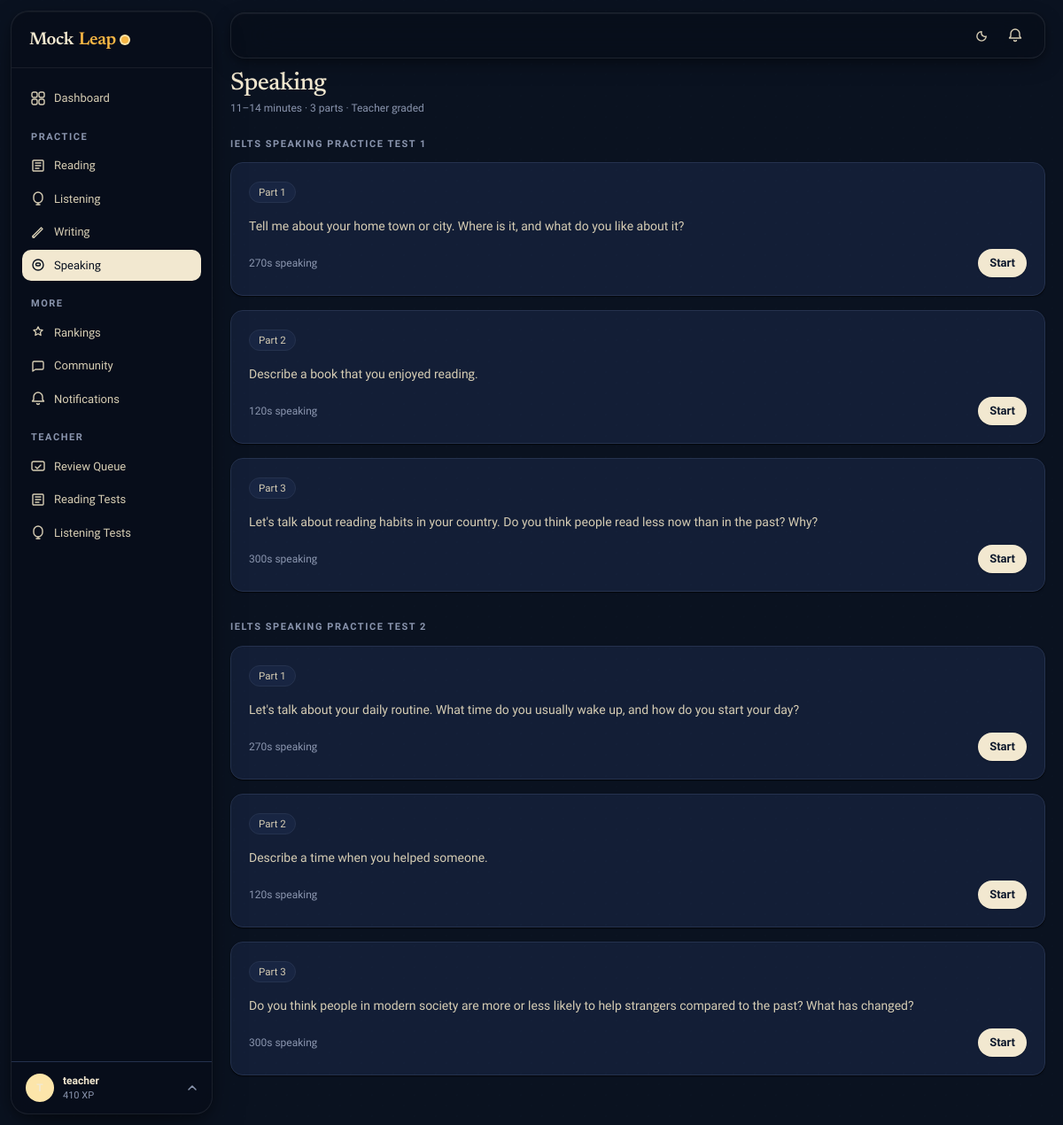
The page /speaking/ (signed in) on the database its author committed.
### apps/accounts/models.py (models this page shows, shortened)
class User(AbstractUser):
    ROLE_STUDENT = 'student'
    ROLE_TEACHER = 'teacher'
    ROLE_ADMIN = 'admin'
    ROLE_CHOICES = [
        (ROLE_STUDENT, 'Student'),
        (ROLE_TEACHER, 'Teacher'),
        (ROLE_ADMIN, 'Admin'),
    ]
    email = models.EmailField(unique=True)
    role = models.CharField(max_length=10, choices=ROLE_CHOICES, default=ROLE_STUDENT)
    avatar = models.ImageField(upload_to='avatars/', null=True, blank=True)
    bio = models.TextField(blank=True)
    target_band = models.DecimalField(max_digits=3, decimal_places=1, null=True, blank=True)
    test_date = models.DateField(null=True, blank=True)
    country = models.CharField(max_length=100, blank=True)
    timezone = models.CharField(max_length=50, default='UTC')
    dark_mode = models.BooleanField(default=False)
    email_notifications = models.BooleanField(default=True)
    xp = models.PositiveIntegerField(default=0)
    streak_days = models.PositiveIntegerField(default=0)
    last_active = models.DateField(null=True, blank=True)
    created_at = models.DateTimeField(auto_now_add=True)
    USERNAME_FIELD = 'email'
    REQUIRED_FIELDS = ['username']
    class Meta:
        verbose_name = 'User'
        verbose_name_plural = 'Users'

### apps/speaking/models.py (models this page shows, shortened)
class SpeakingTest(models.Model):
    title = models.CharField(max_length=200)
    is_published = models.BooleanField(default=False)
    created_at = models.DateTimeField(auto_now_add=True)

class SpeakingPart(models.Model):
    PART1 = 'part1'
    PART2 = 'part2'
    PART3 = 'part3'
    PART_CHOICES = [(PART1, 'Part 1'), (PART2, 'Part 2'), (PART3, 'Part 3')]
    test = models.ForeignKey(SpeakingTest, on_delete=models.CASCADE, related_name='parts')
    part_type = models.CharField(max_length=5, choices=PART_CHOICES)
    order = models.PositiveSmallIntegerField(default=1)
    prompt = models.TextField()
    prep_time_seconds = models.PositiveSmallIntegerField(default=60)
    speak_time_seconds = models.PositiveSmallIntegerField(default=120)
    cue_card_points = models.TextField(blank=True)
    class Meta:
        ordering = ['order']

### apps/speaking/views.py (the view)
# urls.py: path('', views.test_list, name='list'),
@login_required
def test_list(request):
    tests = SpeakingTest.objects.filter(is_published=True).prefetch_related('parts')
    submissions = SpeakingSubmission.objects.filter(user=request.user).select_related('part__test')
    return render(request, 'speaking/list.html', {'tests': tests, 'submissions': submissions})

### apps/core/context_processors.py (called while the page is built)
def site_context(request):
    ctx = {
        'brand': getattr(settings, 'MOCKLEAP_BRAND', 'MockLeap'),
        'dark_mode': getattr(request.user, 'dark_mode', False) if request.user.is_authenticated else False,
        'unread_count': 0,
    }
    if request.user.is_authenticated:
        try:
            from apps.notifications.models import Notification
            ctx['unread_count'] = Notification.objects.filter(user=request.user, is_read=False).count()
        except Exception:
            pass
    return ctx

### templates/speaking/list.html (shortened to what this page needs)
{% extends "layouts/app.html" %}
{% block content %}
<div class="flex items-center justify-between mb-6">
  <div>
    <h1 class="h-display" style="font-size:28px;">Speaking</h1>
    <p class="t-meta mt-1">11–14 minutes · 3 parts · Teacher graded</p>
  </div>
</div>
{% if tests %}
  {% for test in tests %}
  <div class="mb-8">
    <div class="t-eyebrow mb-3">{{ test.title }}</div>
    <div class="grid grid-cols-1 md:grid-cols-3 gap-4">
      {% for part in test.parts.all %}
      <div class="ml-card p-5 flex flex-col gap-4">
        <div>
          <span class="ml-chip mb-2">{{ part.get_part_type_display }}</span>
          <p class="t-body text-sm mt-2 line-clamp-3">{{ part.prompt|truncatechars:120 }}</p>
        </div>
        <div class="flex items-center gap-3 mt-auto">
          <span class="t-meta text-xs">{{ part.speak_time_seconds|floatformat:0 }}s speaking</span>
          <a href="{% url 'speaking:exam' part.pk %}" class="ml-btn ml-btn-primary ml-btn-sm" style="margin-left:auto;">Start</a>
        </div>
      </div>
      {% endfor %}
    </div>
  </div>
  {% endfor %}
{% else %}
<div class="py-20 text-center">
  <div class="text-4xl mb-4">🎤</div>
  <h3 class="h-display" style="font-size:24px;">No tests yet</h3>
  <p class="t-body mt-2">Speaking tests will appear here once published.</p>
</div>
{% endif %}
{% endblock %}

### templates/components/sidebar.html (shortened to what this page needs)
{% load static %}
<aside id="sidebar" class="fixed z-30 w-60 flex flex-col -translate-x-full md:translate-x-0 transition-transform duration-300"
       style="top:12px;bottom:12px;left:12px;width:228px;border-radius:20px;
              background:rgba(250,246,236,0.90);
              backdrop-filter:blur(28px) saturate(180%);
              -webkit-backdrop-filter:blur(28px) saturate(180%);
              border:1px solid rgba(255,255,255,0.72);
              box-shadow:0 1px 0 rgba(255,255,255,.85) inset,
                         0 4px 12px rgba(14,27,46,.06),
                         0 20px 48px -12px rgba(14,27,46,.14);
              overflow:hidden;">
  <div class="h-16 flex items-center px-5 border-b flex-shrink-0" style="border-color:var(--border);">
    {% include "components/brand.html" %}
  </div>
  <nav class="flex-1 overflow-y-auto py-4 px-3 space-y-0.5" role="navigation" aria-label="Sidebar navigation">
    <a href="{% url 'dashboard:home' %}" class="nav-item {% if request.resolver_match.app_name == 'dashboard' %}active{% endif %}">
      Dashboard
    </a>
    <p class="t-eyebrow px-2.5 pt-4 pb-1">Practice</p>
    <a href="{% url 'reading:list' %}" class="nav-item {% if request.resolver_match.app_name == 'reading' %}active{% endif %}">
      <svg width="16" height="16" viewBox="0 0 16 16" fill="none"><path d="M3 2h10a1 1 0 011 1v10a1 1 0 01-1 1H3a1 1 0 01-1-1V3a1 1 0 011-1z" stroke="currentColor" stroke-width="1.4"/><path d="M5 5h6M5 8h6M5 11h4" stroke="currentColor" stroke-width="1.4" stroke-linecap="round"/></svg>
      Reading
    </a>
    <a href="{% url 'listening:list' %}" class="nav-item {% if request.resolver_match.app_name == 'listening' %}active{% endif %}">
      <svg width="16" height="16" viewBox="0 0 16 16" fill="none"><path d="M8 1a5 5 0 015 5v2a5 5 0 01-10 0V6a5 5 0 015-5z" stroke="currentColor" stroke-width="1.4"/><path d="M8 13v2M6 15h4" stroke="currentColor" stroke-width="1.4" stroke-linecap="round"/></svg>
      Listening
    </a>
    <a href="{% url 'writing:list' %}" class="nav-item {% if request.resolver_match.app_name == 'writing' %}active{% endif %}">
      <svg width="16" height="16" viewBox="0 0 16 16" fill="none"><path d="M2 12.5L3.5 14 13 4.5 11.5 3 2 12.5z" stroke="currentColor" stroke-width="1.4" stroke-linejoin="round"/><path d="M2 12.5V14h1.5" stroke="currentColor" stroke-width="1.4" stroke-linecap="round" stroke-linejoin="round"/></svg>
      Writing
    </a>
    <a href="{% url 'speaking:list' %}" class="nav-item {% if request.resolver_match.app_name == 'speaking' %}active{% endif %}">
      <svg width="16" height="16" viewBox="0 0 16 16" fill="none"><circle cx="8" cy="8" r="6" stroke="currentColor" stroke-width="1.4"/><path d="M5.5 7.5c0-.828.672-1.5 1.5-1.5h2a1.5 1.5 0 010 3H7A1.5 1.5 0 015.5 7.5z" stroke="currentColor" stroke-width="1.4"/></svg>
      Speaking
    </a>
    <p class="t-eyebrow px-2.5 pt-4 pb-1">More</p>
    <a href="{% url 'rankings:leaderboard' %}" class="nav-item {% if request.resolver_match.app_name == 'rankings' %}active{% endif %}">
      <svg width="16" height="16" viewBox="0 0 16 16" fill="none"><path d="M8 2l1.545 3.13L13 5.635l-2.5 2.435.59 3.44L8 9.763l-3.09 1.746.59-3.44L3 5.636l3.455-.506L8 2z" stroke="currentColor" stroke-width="1.4" stroke-linejoin="round"/></svg>
      Rankings
    </a>
    <a href="{% url 'community:rooms' %}" class="nav-item {% if request.resolver_match.app_name == 'community' %}active{% endif %}">
      <svg width="16" height="16" viewBox="0 0 16 16" fill="none"><path d="M14 10.5c0 .828-.672 1.5-1.5 1.5H5l-3 2V4.5C2 3.672 2.672 3 3.5 3h9c.828 0 1.5.672 1.5 1.5v6z" stroke="currentColor" stroke-width="1.4" stroke-linejoin="round"/></svg>
      Community
    </a>
    <a href="{% url 'notifications:list' %}" class="nav-item {% if request.resolver_match.app_name == 'notifications' %}active{% endif %}">
      <svg width="16" height="16" viewBox="0 0 16 16" fill="none"><path d="M8 1a5 5 0 00-5 5v3l-1.5 2h13L13 9V6a5 5 0 00-5-5zM6.5 13a1.5 1.5 0 003 0" stroke="currentColor" stroke-width="1.4" stroke-linejoin="round"/></svg>
      Notifications
    </a>
    {% if user.role == 'teacher' or user.is_staff or user.is_superuser %}
    <p class="t-eyebrow px-2.5 pt-4 pb-1">Teacher</p>
    <a href="{% url 'teachers:dashboard' %}" class="nav-item {% if request.resolver_match.url_name == 'dashboard' and request.resolver_match.app_name == 'teachers' %}active{% endif %}">
      <svg width="16" height="16" viewBox="0 0 16 16" fill="none"><rect x="1" y="3" width="14" height="10" rx="2" stroke="currentColor" stroke-width="1.4"/><path d="M5 9l2 2 4-4" stroke="currentColor" stroke-width="1.4" stroke-linecap="round" stroke-linejoin="round"/></svg>
      Review Queue
    </a>
    <a href="{% url 'teachers:reading_tests' %}" class="nav-item {% if request.resolver_match.app_name == 'teachers' and 'reading' in request.resolver_match.url_name %}active{% endif %}">
      <svg width="16" height="16" viewBox="0 0 16 16" fill="none"><path d="M3 2h10a1 1 0 011 1v10a1 1 0 01-1 1H3a1 1 0 01-1-1V3a1 1 0 011-1z" stroke="currentColor" stroke-width="1.4"/><path d="M5 5h6M5 8h6M5 11h4" stroke="currentColor" stroke-width="1.4" stroke-linecap="round"/></svg>
      Reading Tests
    </a>
    <a href="{% url 'teachers:listening_tests' %}" class="nav-item {% if request.resolver_match.app_name == 'teachers' and 'listening' in request.resolver_match.url_name %}active{% endif %}">
      <svg width="16" height="16" viewBox="0 0 16 16" fill="none"><path d="M8 1a5 5 0 015 5v2a5 5 0 01-10 0V6a5 5 0 015-5z" stroke="currentColor" stroke-width="1.4"/><path d="M8 13v2M6 15h4" stroke="currentColor" stroke-width="1.4" stroke-linecap="round"/></svg>
      Listening Tests
    </a>
    {% endif %}
  </nav>
  <div class="border-t flex-shrink-0" style="border-color:var(--border);position:relative;" id="ml-profile-zone">
    <button id="ml-profile-btn" type="button" style="
        width:100%;display:flex;align-items:center;gap:10px;
        padding:12px 16px;border:none;cursor:pointer;
        background:transparent;font-family:inherit;
        transition:background .12s;">
      {% if user.avatar %}
        <img src="{{ user.avatar.url }}" alt="" style="width:32px;height:32px;border-radius:50%;object-fit:cover;flex-shrink:0;">
      {% else %}
        <div style="width:32px;height:32px;border-radius:50%;display:flex;align-items:center;justify-content:center;font-size:12px;font-weight:700;flex-shrink:0;background:var(--accent-soft);color:var(--ink);">{{ user.username|first|upper }}</div>
      {% endif %}
      <div style="min-width:0;flex:1;text-align:left;">
        <p style="font-size:12px;font-weight:600;color:var(--ink);white-space:nowrap;overflow:hidden;text-overflow:ellipsis;margin:0;">{{ user.get_full_name|default:user.username }}</p>
        <p style="font-size:11px;color:var(--muted);margin:0;">{{ user.xp }} XP</p>
      </div>
      <svg id="ml-profile-chevron" width="12" height="12" viewBox="0 0 12 12" fill="none" style="color:var(--muted);flex-shrink:0;transition:transform .2s;">
        <path d="M2 8l4-4 4 4" stroke="currentColor" stroke-width="1.5" stroke-linecap="round" stroke-linejoin="round"/>
      </svg>
    </button>
  </div>
</aside>

### static/css/design.css (style rules this page uses)
#sidebar { background: rgba(250, 246, 236, 0.90) !important; backdrop-filter: blur(28px) saturate(180%) !important; -webkit-backdrop-filter: blur(28px) saturate(180%) !important; border: 1px solid rgba(255, 255, 255, 0.72) !important; box-shadow: 0 1px 0 rgba(255,255,255,.85) inset, 0 4px 12px rgba(14,27,46,.06), 0 20px 48px -12px rgba(14,27,46,.14) !important; }
.dark #sidebar { background: rgba(8, 14, 26, 0.92) !important; border-color: rgba(255, 255, 255, 0.08) !important; box-shadow: 0 1px 0 rgba(255,255,255,.04) inset, 0 4px 12px rgba(0,0,0,.28), 0 20px 48px -12px rgba(0,0,0,.44) !important; }
#sidebar .border-b { border-color: rgba(14,27,46,.07) !important; }
.dark #sidebar .border-b { border-color: rgba(255,255,255,.07) !important; }
.nav-item { font-size: 13px !important; padding: 8px 10px !important; border-radius: 10px !important; font-weight: 500 !important; transition: background .12s !important; }
.nav-item.active { background: var(--ink) !important; color: var(--bg) !important; }
.ml-card { transition: transform .18s cubic-bezier(.22,.68,0,1.2), box-shadow .18s ease !important; }

### rows shown on the page
User: get_full_name "teacher", xp "410"
SpeakingTest: title "IELTS SPEAKING PRACTICE TEST 1"
SpeakingPart: part_type "Part 1", prompt "Tell me about your home town or city. Where is it, and what do you like about it?", speak_time_seconds "270"
SpeakingPart: part_type "Part 2", prompt "Describe a book that you enjoyed reading.", speak_time_seconds "120"
SpeakingPart: part_type "Part 3", prompt "Let's talk about reading habits in your country. Do you think people read less now than in the past? Why?", speak_time_seconds "300"
SpeakingTest: title "IELTS SPEAKING PRACTICE TEST 2"
SpeakingPart: part_type "Part 1", prompt "Let's talk about your daily routine. What time do you usually wake up, and how do you start your day?", speak_time_seconds "270"
SpeakingPart: part_type "Part 2", prompt "Describe a time when you helped someone.", speak_time_seconds "120"
SpeakingPart: part_type "Part 3", prompt "Do you think people in modern society are more or less likely to help strangers compared to the past? What has changed?", speak_time_seconds "300"
